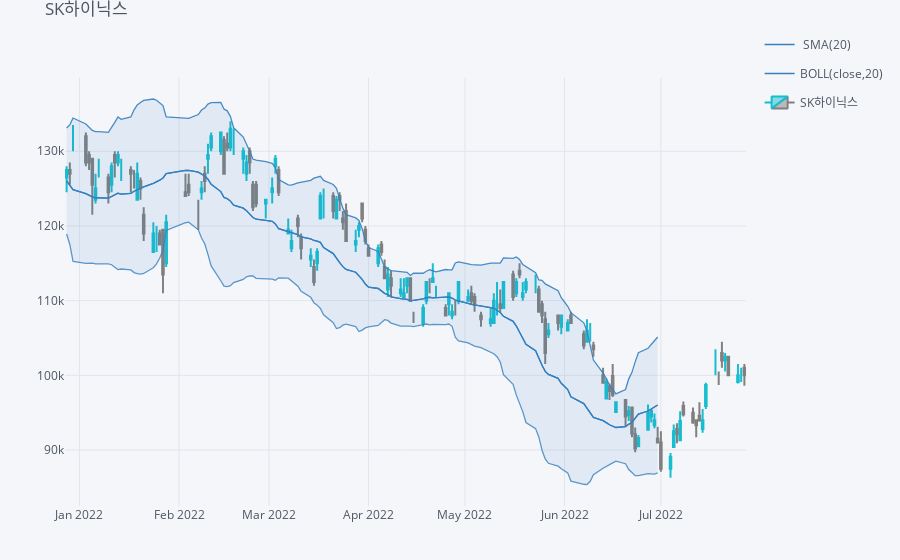

Here is the notebook cell this chart was saved with:
### Code cell
qf.add_sma(periods = 20) # 20일간의 단순이평선
qf.add_bollinger_bands(periods = 20, boll_std = 2) # SMA20에 표준편차 2로 볼린저밴드 적용
qf.iplot(title = company_name, name = company_name)

### Figure 1 — Plotly figure (JSON) as saved in the notebook; plotly's stock layout.template omitted (floating-point values rounded to 4 significant figures; data arrays with more than 128 entries replaced by an {"elided": "..."} marker saying what was removed)
{"data": [{"line": {"color": "rgba(55, 128, 191, 1.0)", "dash": "solid", "shape": "linear", "width": 1.3}, "mode": "lines", "name": " SMA(20)", "text": "", "type": "scatter", "x": {"elided": "143 str values"}, "y": {"elided": "143 mixed values"}, "yaxis": "y2"}, {"legendgroup": "BOLL(close,20)", "line": {"color": "rgba(55, 128, 191, 1.0)", "dash": "solid", "shape": "linear", "width": 1.3}, "mode": "lines", "name": "BOLL(close,20)", "showlegend": true, "text": "", "type": "scatter", "x": {"elided": "143 str values"}, "y": {"elided": "143 mixed values"}, "yaxis": "y2"}, {"legendgroup": "BOLL(close,20)", "line": {"color": "rgba(55, 128, 191, 0.8999999999999999)", "dash": "solid", "shape": "linear", "width": 1.3}, "mode": "lines", "name": "UPPER(close,20)", "showlegend": false, "text": "", "type": "scatter", "x": {"elided": "143 str values"}, "y": {"elided": "143 mixed values"}, "yaxis": "y2"}, {"fill": "tonexty", "fillcolor": "rgba(55, 128, 191, 0.1)", "legendgroup": "BOLL(close,20)", "line": {"color": "rgba(55, 128, 191, 0.7999999999999998)", "dash": "solid", "shape": "linear", "width": 1.3}, "mode": "lines", "name": "LOWER(close,20)", "showlegend": false, "text": "", "type": "scatter", "x": {"elided": "143 str values"}, "y": {"elided": "143 mixed values"}, "yaxis": "y2"}, {"close": {"elided": "143 int values"}, "decreasing": {"line": {"color": "#808080"}}, "high": {"elided": "143 int values"}, "increasing": {"line": {"color": "#17BECF"}}, "low": {"elided": "143 int values"}, "name": "SK하이닉스", "open": {"elided": "143 int values"}, "showlegend": true, "type": "candlestick", "x": {"elided": "143 str values"}, "yaxis": "y2"}], "layout": {"legend": {"bgcolor": "#F5F6F9", "font": {"color": "#4D5663"}}, "margin": {"b": 30, "l": 30, "r": 30, "t": 30}, "paper_bgcolor": "#F5F6F9", "plot_bgcolor": "#F5F6F9", "showlegend": true, "title": {"font": {"color": "#4D5663"}, "text": "SK하이닉스"}, "xaxis": {"anchor": "y2", "gridcolor": "#E1E5ED", "rangeselector": {"bgcolor": "rgba(150, 200, 250, 1)", "buttons": [{"count": 1, "label": "1m", "step": "month", "stepmode": "backward"}, {"count": 1, "label": "1y", "step": "year", "stepmode": "backward"}], "font": {"size": 13}, "visible": false, "x": 0, "y": 0.9}, "rangeslider": {"visible": false}, "showgrid": true, "tickfont": {"color": "#4D5663"}, "title": {"font": {"color": "#4D5663"}, "text": ""}, "zerolinecolor": "#E1E5ED"}, "yaxis": {"gridcolor": "#E1E5ED", "showgrid": true, "showticklabels": false, "tickfont": {"color": "#4D5663"}, "title": {"font": {"color": "#4D5663"}, "text": ""}, "zerolinecolor": "#E1E5ED"}, "yaxis2": {"domain": [0, 0.9], "gridcolor": "#E1E5ED", "showgrid": true, "tickfont": {"color": "#4D5663"}, "title": {"font": {"color": "#4D5663"}, "text": ""}, "zerolinecolor": "#E1E5ED"}}}
